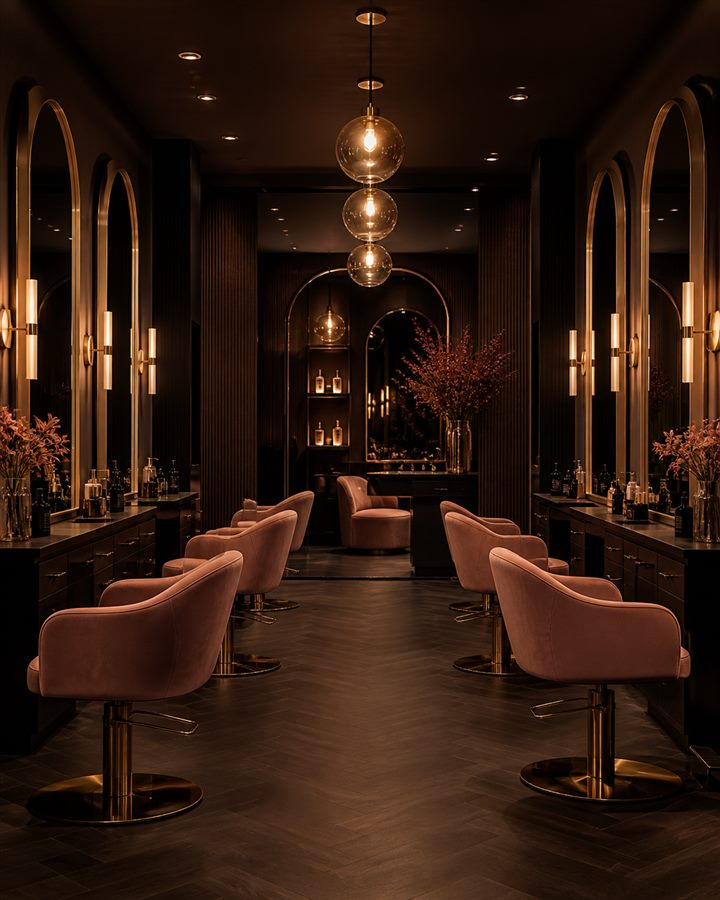
#> input picture assets/images/explore_salons.jpg, 720 x 900 px; its folder holds 6 pictures in this run
$ python generate_tablet_screenshots.py
#> lines starting #> are read from the running program, lines starting #| are printed output that depends on the picture; after the words box and inside, x2 and y2 are one past the last pixel; in counts of white or black regions, pixels touching at a corner belong together
#> in home_7, `canvas = Image.new("RGBA", (w, h), BG)`:
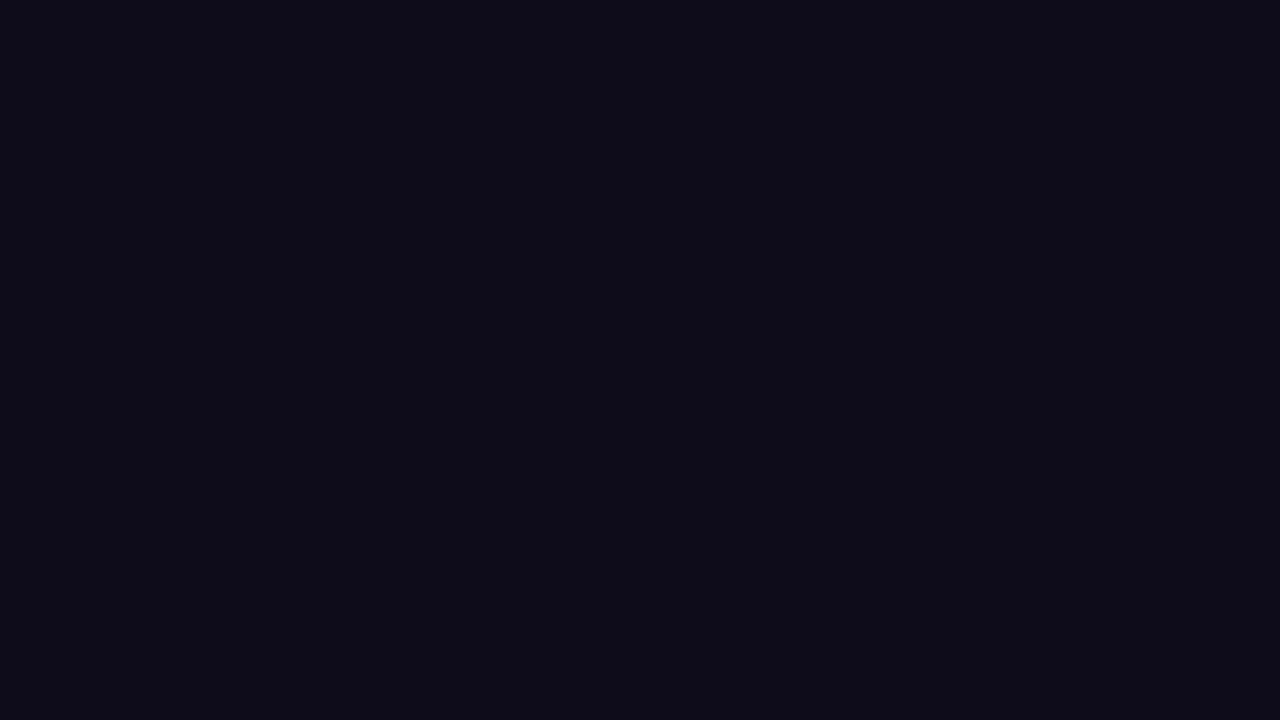
#> canvas: PIL image 1280x720 RGBA; mean R, G, B, A 14, 11, 26, 255
#!/usr/bin/env python3
"""Dark-theme 16:9 tablet screenshots for Play Console (unique vs phone shots)."""

from __future__ import annotations

from pathlib import Path

from PIL import Image, ImageDraw, ImageFont

ROOT = Path(__file__).resolve().parents[1]
LISTING = ROOT / "store-listing"
IMG = ROOT / "assets" / "images"
CORMORANT = ROOT / "assets" / "fonts" / "CormorantGaramond-Variable.ttf"
GROTESK = ROOT / "assets" / "fonts" / "SpaceGrotesk-Variable.ttf"

# Play Console: 16:9. 7-inch sides 320–3840; 10-inch both sides ≥1080.
SIZE_7 = (1280, 720)
SIZE_10 = (1920, 1080)

BG = (14, 11, 26, 255)
SURFACE = (22, 18, 34, 255)
ELEVATED = (28, 24, 41, 255)
GOLD = (229, 193, 111, 255)
TEAL = (61, 217, 201, 255)
IVORY = (244, 239, 230, 255)
MUTED = (138, 144, 153, 255)
WHITE = (255, 255, 255, 255)


def font(path: Path, size: int, bold: bool = False) -> ImageFont.FreeTypeFont:
#> the loop in home_7, `for label, filled in (("Trending", True), ("Events", False), ("Nearby"..` made 3 passes
#> x on passes 1 to 3: 127, 212, 301
#> after the loop in home_7, `for label, filled in (("Trending", True), ("Events", False), ("Nearby"..`: x = 301
    f = ImageFont.truetype(str(path), size)
    try:
        f.set_variation_by_name("Bold" if bold else "Regular")
    except Exception:
        pass
    return f


def cover(path: Path, w: int, h: int) -> Image.Image:
#> called with w = 714, h = 304
    im = Image.open(path).convert("RGB")
#> im is the input picture: PIL image 720x900 RGB; mean R, G, B 48.8, 27, 15.9
    scale = max(w / im.width, h / im.height)
#> scale = 0.992
    im = im.resize((max(1, int(im.width * scale)), max(1, int(im.height * scale))), Image.Resampling.LANCZOS)
#> im: PIL image 714x892 RGB
    x = (im.width - w) // 2
#> x = 0
    y = (im.height - h) // 2
#> y = 294
    return im.crop((x, y, x + w, y + h))


def rounded(im: Image.Image, radius: int) -> Image.Image:
#> called with radius = 16
    im = im.convert("RGBA")
#> im: PIL image 714x304 RGBA
    mask = Image.new("L", im.size, 0)
#> mask: PIL image 714x304 L; every value is 0
    ImageDraw.Draw(mask).rounded_rectangle((0, 0, im.width - 1, im.height - 1), radius=radius, fill=255)
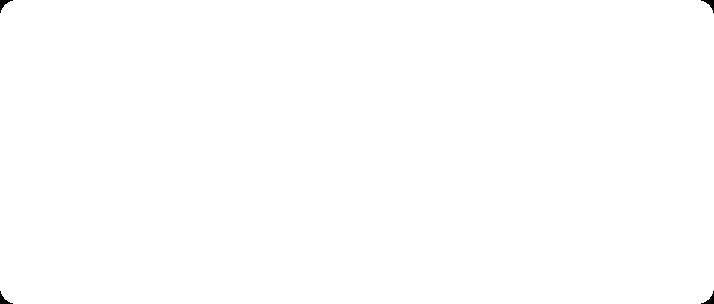
#> mask: PIL image 714x304 L; 99.9% white; 4 black regions, box (x1, y1, x2, y2) and area: (0, 0, 13, 13) 61, (701, 0, 714, 13) 61, (0, 291, 13, 304) 61, (701, 291, 714, 304) 61
    out = Image.new("RGBA", im.size, (0, 0, 0, 0))
#> out: PIL image 714x304 RGBA; every value is 0
    out.paste(im, mask=mask)
    return out


def draw_v(draw: ImageDraw.ImageDraw, box: tuple[int, int, int, int]) -> None:
    x0, y0, x1, y1 = box
    size = x1 - x0
    fnt = font(CORMORANT, int(size * 0.55), True)
    bbox = draw.textbbox((0, 0), "V", font=fnt)
    tw, th = bbox[2] - bbox[0], bbox[3] - bbox[1]
    draw.text(
        (x0 + (size - tw) / 2 - bbox[0], y0 + (size - th) / 2 - bbox[1] + size * 0.012),
        "V",
        font=fnt,
        fill=WHITE,
    )


def nav(canvas: Image.Image, w: int, h: int, selected: str) -> None:
    draw = ImageDraw.Draw(canvas)
    bar_h = int(h * 0.12)
    y = h - bar_h
    draw.rectangle((0, y, w, h), fill=BG)
    draw.line((0, y, w, y), fill=(244, 239, 230, 34), width=1)
    labels = ["HOME", "FEEDS", "VUE", "EXPLORE", "PROFILE"]
    slot = w / 5
    fnt = font(GROTESK, max(11, int(h * 0.022)), True)
    for i, label in enumerate(labels):
        cx = int(slot * (i + 0.5))
        active = label == selected
        color = GOLD if active else MUTED
        if label == "VUE":
            d = int(bar_h * 0.62)
            x0, y0 = cx - d // 2, y + 8
            draw.ellipse((x0, y0, x0 + d, y0 + d), fill=GOLD)
            draw_v(draw, (x0, y0, x0 + d, y0 + d))
            draw.text((cx, y0 + d + 2), "VUE", font=fnt, fill=GOLD if selected == "VUE" else MUTED, anchor="mt")
        else:
            draw.text((cx, y + int(bar_h * 0.38)), label, font=fnt, fill=color, anchor="mm")


def chip(draw: ImageDraw.ImageDraw, xy: tuple[int, int], text: str, *, filled: bool, scale: float) -> int:
    fnt = font(GROTESK, max(12, int(14 * scale)), True)
    pad_x, pad_y = int(14 * scale), int(8 * scale)
    bbox = draw.textbbox((0, 0), text, font=fnt)
    tw, th = bbox[2] - bbox[0], bbox[3] - bbox[1]
    x, y = xy
    w, h = tw + pad_x * 2, th + pad_y * 2
    if filled:
        draw.rounded_rectangle((x, y, x + w, y + h), radius=h // 2, fill=GOLD)
        draw.text((x + pad_x - bbox[0], y + pad_y - bbox[1]), text, font=fnt, fill=BG)
    else:
        draw.rounded_rectangle((x, y, x + w, y + h), radius=h // 2, outline=(244, 239, 230, 50), width=2)
        draw.text((x + pad_x - bbox[0], y + pad_y - bbox[1]), text, font=fnt, fill=IVORY)
    return w + int(10 * scale)


def home_7() -> Image.Image:
    w, h = SIZE_7
    s = w / 1280
    canvas = Image.new("RGBA", (w, h), BG)
    draw = ImageDraw.Draw(canvas)
    draw.text((int(28 * s), int(22 * s)), "FIRSTVUE", font=font(CORMORANT, int(36 * s), True), fill=GOLD)
    draw.text((int(28 * s), int(62 * s)), "SEE FIRST. BOOK FIRST.", font=font(GROTESK, int(14 * s), True), fill=IVORY)
    draw.text((w - int(28 * s), int(40 * s)), "Atlanta  ·  2.1 mi", font=font(GROTESK, int(14 * s), True), fill=TEAL, anchor="rm")

    draw.rounded_rectangle((int(28 * s), int(92 * s), w - int(28 * s), int(136 * s)), radius=18, fill=ELEVATED)
    draw.text((int(52 * s), int(114 * s)), "Search people, places, or services", font=font(GROTESK, int(16 * s)), fill=MUTED, anchor="lm")

    x = int(28 * s)
    y = int(152 * s)
    for label, filled in (("Trending", True), ("Events", False), ("Nearby", False)):
        x += chip(draw, (x, y), label, filled=filled, scale=s)

    # Two content cards
    card_y, card_h = int(210 * s), int(h * 0.52)
    gap = int(18 * s)
    left_w = int(w * 0.58)
    salon = rounded(cover(IMG / "explore_salons.jpg", left_w - int(28 * s) * 2 + int(28 * s), card_h - int(70 * s)), 16)
    canvas.alpha_composite(salon, (int(28 * s), card_y))
    draw.rounded_rectangle((int(28 * s), card_y + card_h - int(64 * s), int(28 * s) + salon.width, card_y + card_h), radius=12, fill=SURFACE)
    draw.text((int(44 * s), card_y + card_h - int(44 * s)), "Velvet Room Salon  ·  Saturday silk press", font=font(GROTESK, int(15 * s), True), fill=IVORY, anchor="lm")

    rx = int(28 * s) + salon.width + gap
#> rx = 760
    rw = w - rx - int(28 * s)
#> rw = 492
    event = rounded(cover(IMG / "explore_things_to_do.jpg", rw, int(card_h * 0.62)), 16)
#> call 2 of cover, with w = 492, h = 231
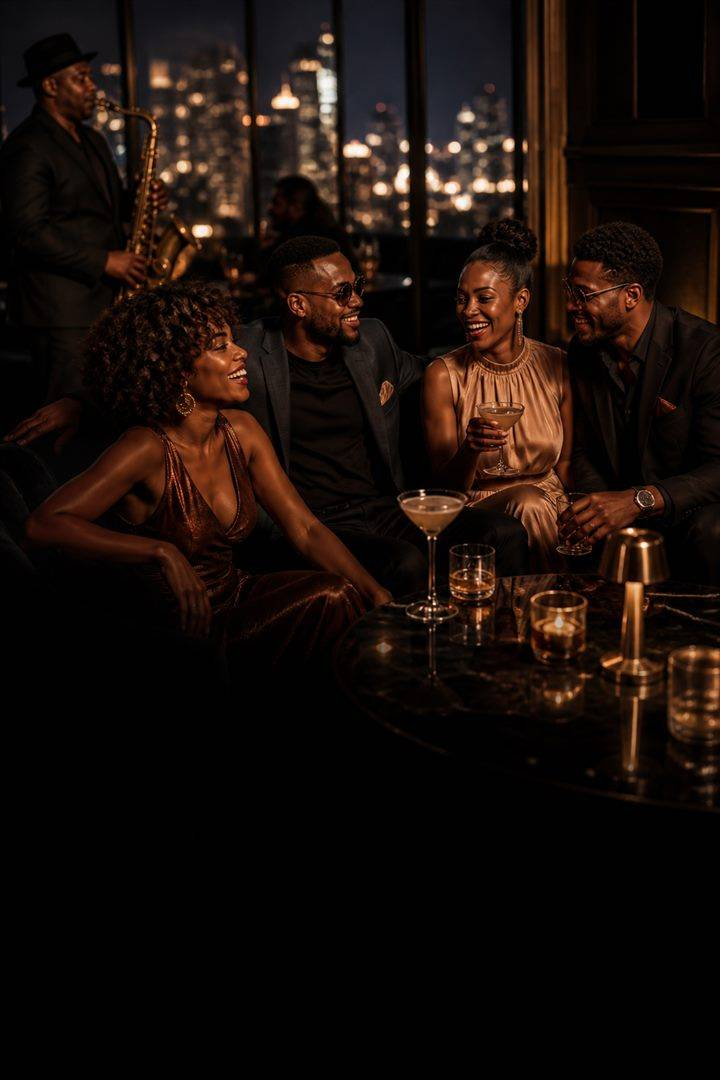
#> input picture assets/images/explore_things_to_do.jpg, 720 x 1080 px
#> in cover, im is the input picture: PIL image 720x1080 RGB; mean R, G, B 25.3, 15, 10.6
#> in rounded (call 2), `mask = Image.new("L", im.size, 0)`: mask: PIL image 492x231 L; every value is 0
#> in rounded (call 2), `ImageDraw.Draw(mask).rounded_rectangle((0, 0, im.width - 1, im.height ..`: mask: PIL image 492x231 L; 99.8% white; 4 black regions, box (x1, y1, x2, y2) and area: (0, 0, 13, 13) 61, (479, 0, 492, 13) 61, (0, 218, 13, 231) 61, (479, 218, 492, 231) 61
#> in rounded (call 2), `out = Image.new("RGBA", im.size, (0, 0, 0, 0))`: out: PIL image 492x231 RGBA; every value is 0
    canvas.alpha_composite(event, (rx, card_y))
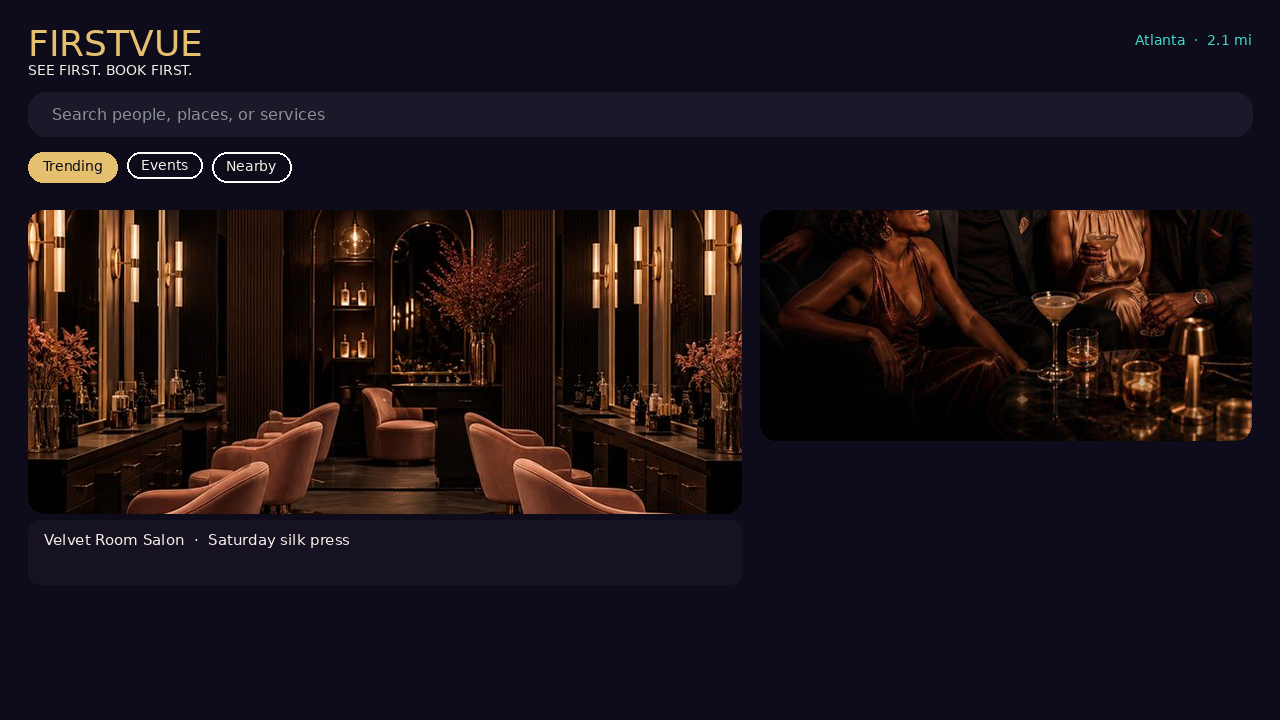
#> canvas: PIL image 1280x720 RGBA; mean R, G, B, A 29.4, 19.2, 24.8, 254.8; transparent parts drawn white
    draw.rounded_rectangle((rx, card_y + event.height - int(8 * s), rx + rw, card_y + card_h), radius=12, fill=ELEVATED)
    draw.text((rx + int(16 * s), card_y + event.height + int(18 * s)), "Summer Nights  ·  Piedmont Park", font=font(GROTESK, int(14 * s), True), fill=TEAL)
    draw.text((rx + int(16 * s), card_y + event.height + int(42 * s)), "Tonight 7:00 PM", font=font(GROTESK, int(13 * s)), fill=MUTED)

    nav(canvas, w, h, "HOME")
    return canvas.convert("RGB")
#> returned value: PIL image 1280x720 RGB


def feeds_7() -> Image.Image:
    w, h = SIZE_7
#> w = 1280; h = 720
    s = w / 1280
#> s = 1
    canvas = Image.new("RGBA", (w, h), BG)
    draw = ImageDraw.Draw(canvas)
    draw.text((int(28 * s), int(24 * s)), "FEEDS", font=font(CORMORANT, int(36 * s), True), fill=GOLD)
    draw.text((int(28 * s), int(64 * s)), "Communities, groups, and local posts", font=font(GROTESK, int(14 * s)), fill=MUTED)

    x = int(28 * s)
#> x = 28
    for name, photo in (
        ("CurlFest", "explore_beauty.jpg"),
        ("Table 45", "explore_restaurants.jpg"),
        ("StayVue", "explore_rentals.jpg"),
        ("ATL Park", "explore_things_to_do.jpg"),
    ):
        av = rounded(cover(IMG / photo, int(72 * s), int(72 * s)), int(36 * s))
#> call 3 of cover, with w = 72, h = 72
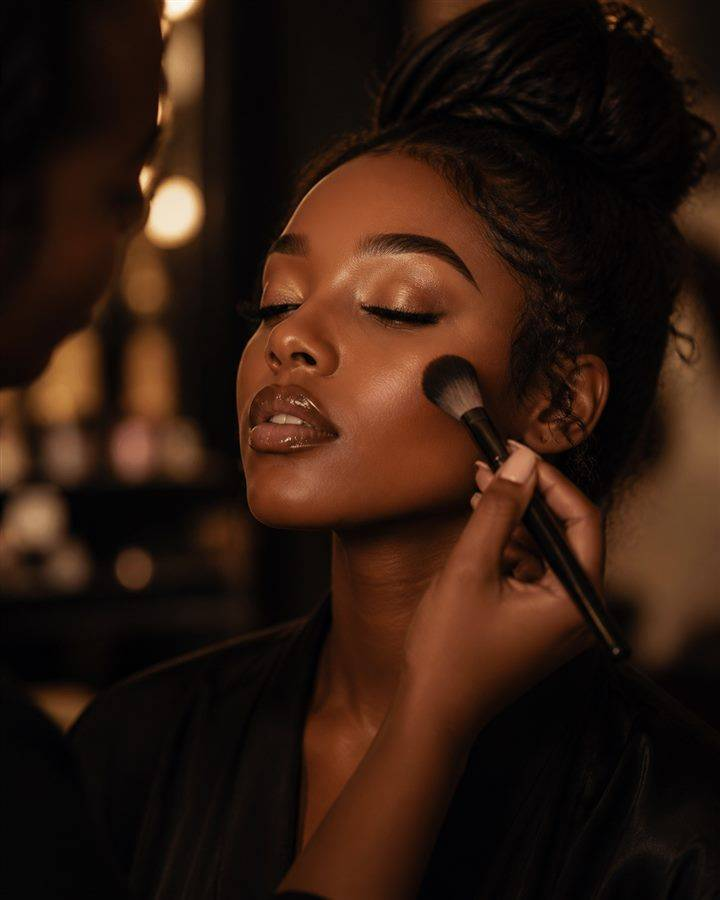
#> input picture assets/images/explore_beauty.jpg, 720 x 900 px
#> in cover, im is the input picture: PIL image 720x900 RGB; mean R, G, B 47.9, 26.6, 15.9
#> call 3 of rounded, with radius = 36
#> in rounded (call 3), `mask = Image.new("L", im.size, 0)`: mask: PIL image 72x72 L; every value is 0
#> in rounded (call 3), `ImageDraw.Draw(mask).rounded_rectangle((0, 0, im.width - 1, im.height ..`:
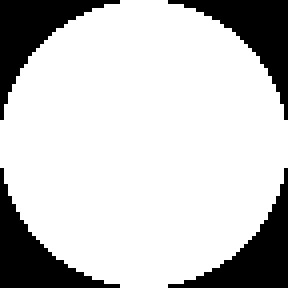
#> mask: PIL image 72x72 L (shown 4 times larger); 78.2% white; 4 black regions, box (x1, y1, x2, y2) and area: (0, 0, 30, 30) 283, (42, 0, 72, 30) 283, (0, 42, 30, 72) 283, (42, 42, 72, 72) 283
#> in rounded (call 3), `out = Image.new("RGBA", im.size, (0, 0, 0, 0))`: out: PIL image 72x72 RGBA; every value is 0
#> in rounded (call 3), `out.paste(im, mask=mask)`:
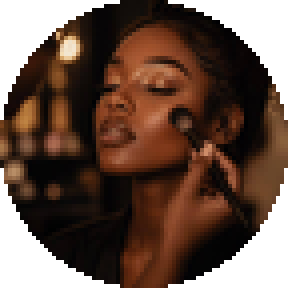
#> out: PIL image 72x72 RGBA (shown 4 times larger); mean R, G, B, A 49.7, 27.2, 15.7, 199.3; transparent parts drawn white
        canvas.alpha_composite(av, (x, int(96 * s)))
        draw.text((x + int(36 * s), int(176 * s)), name, font=font(GROTESK, int(12 * s), True), fill=IVORY, anchor="mt")
        x += int(96 * s)
#> x = 124
#> pass 2 of the loop in feeds_7, `for name, photo in (`:
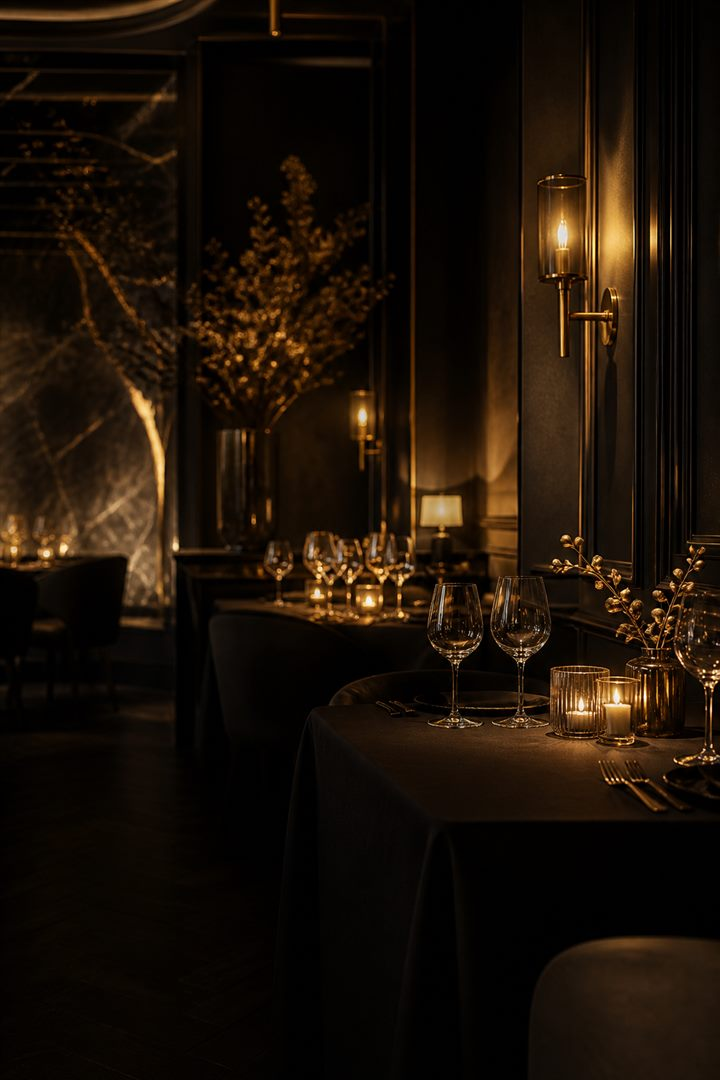
#> input picture assets/images/explore_restaurants.jpg, 720 x 1080 px
#> in cover, im is the input picture: PIL image 720x1080 RGB; mean R, G, B 27.5, 17, 7.6
#> in rounded (call 4), `out.paste(im, mask=mask)`:
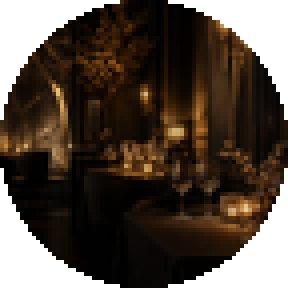
#> out: PIL image 72x72 RGBA (shown 4 times larger); mean R, G, B, A 29.2, 18, 8.1, 199.3; transparent parts drawn white
#> in feeds_7, `canvas.alpha_composite(av, (x, int(96 * s)))`:
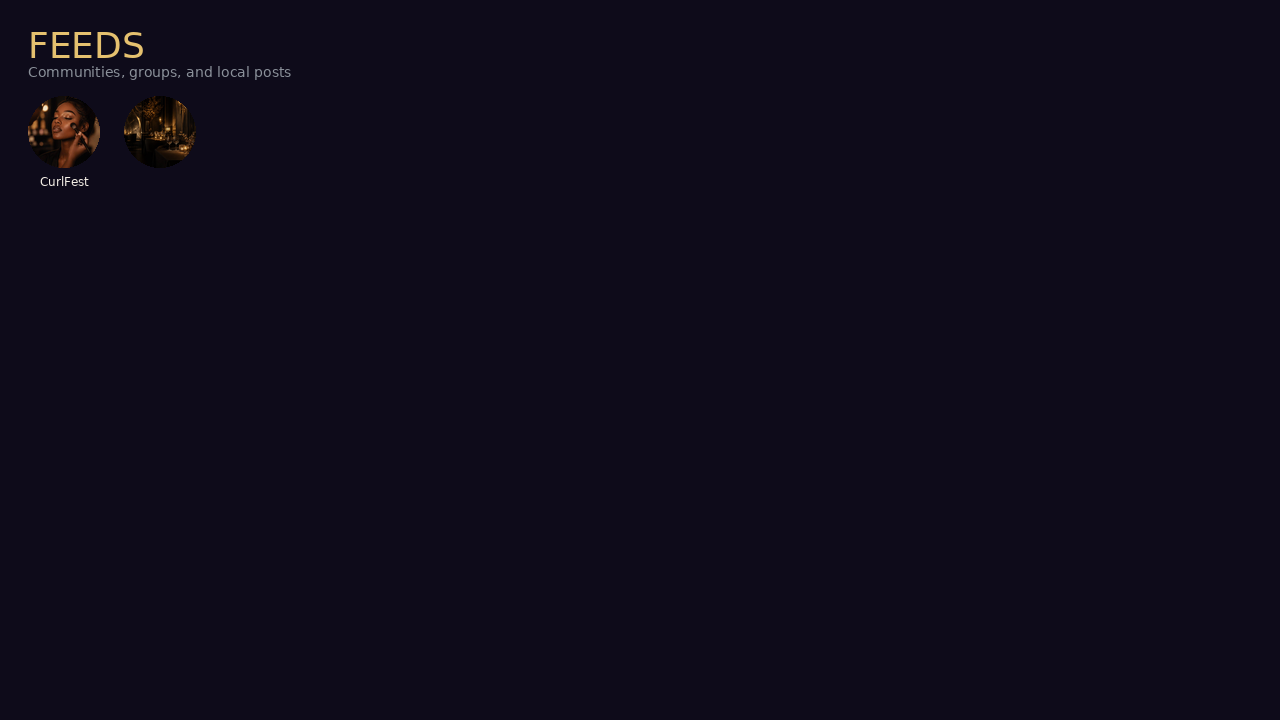
#> canvas: PIL image 1280x720 RGBA; mean R, G, B, A 14.7, 11.5, 26.1, 255
#> in feeds_7, `x += int(96 * s)`: x = 220

    card_y = int(200 * s)
    card_h = int(h * 0.48)
    gap = int(16 * s)
    cw = (w - int(28 * s) * 2 - gap) // 2
    for i, (photo, title, sub) in enumerate(
        (
            ("explore_beauty.jpg", "Wash day done right", "#NaturalHairCare  ·  56 likes"),
            ("explore_restaurants.jpg", "Chef’s tasting tonight", "Table 45  ·  Midtown  ·  0.8 mi"),
        )
    ):
        px = int(28 * s) + i * (cw + gap)
        shot = rounded(cover(IMG / photo, cw, card_h - int(56 * s)), 16)
        canvas.alpha_composite(shot, (px, card_y))
        draw.rounded_rectangle((px, card_y + shot.height - 4, px + cw, card_y + card_h), radius=12, fill=SURFACE)
        draw.text((px + int(14 * s), card_y + card_h - int(36 * s)), title, font=font(GROTESK, int(14 * s), True), fill=IVORY, anchor="lm")
        draw.text((px + int(14 * s), card_y + card_h - int(16 * s)), sub, font=font(GROTESK, int(12 * s)), fill=MUTED, anchor="lm")

    nav(canvas, w, h, "FEEDS")
    return canvas.convert("RGB")


# [93 lines left out: functions community_10, professional_10, not called in this run]


def main() -> None:
    d7 = LISTING / "tablet-7inch"
    d10 = LISTING / "tablet-10inch"
    d7.mkdir(parents=True, exist_ok=True)
    d10.mkdir(parents=True, exist_ok=True)
    for old in list(d7.glob("*.png")) + list(d10.glob("*.png")):
        old.unlink()

    home_7().save(d7 / "01-home-dark.png", "PNG", optimize=True)
    feeds_7().save(d7 / "02-feeds-dark.png", "PNG", optimize=True)
    community_10().save(d10 / "01-community-dark.png", "PNG", optimize=True)
    professional_10().save(d10 / "02-professional-dark.png", "PNG", optimize=True)

    for p in sorted(d7.glob("*.png")) + sorted(d10.glob("*.png")):
        im = Image.open(p)
        print(p.parent.name, p.name, im.size, f"{p.stat().st_size / 1024:.0f}KB")


if __name__ == "__main__":
#> (the run stopped early here; a loop or call above may not have finished)
